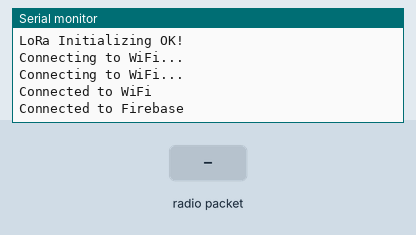
Bench run of a sketch on a simulated ESP32. On the bench: the last lines printed to the serial monitor. The inputs (shaded band) are chosen by the test bench. WiFi joins after 1.5 s; servers stay silent unless stated; no radio packets arrive unless stated.

Above: at 3.3 s.
3.4 s: radio packet "null" arrives
At 4.3 s:
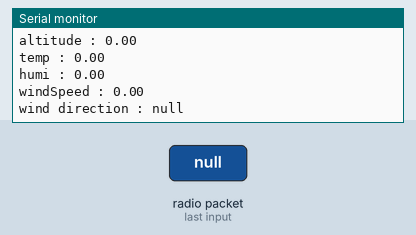
4.9 s: radio packet "5" arrives
At 5.5 s:
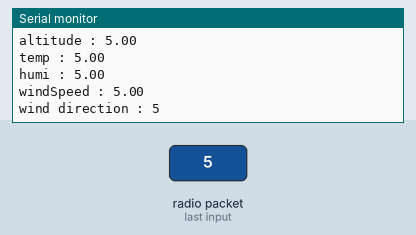

Measured:
- after the input at 3.4 s, the serial monitor: prints a new line at once (image 1)
- after the input at 4.9 s, the serial monitor: prints a new line at once (image 2)

The sketch:

lora_reciver.ino
```cpp
#include <LoRa.h>
#include <SPI.h>
#include <WiFi.h>
#include <FirebaseESP32.h>
FirebaseData firebaseData;

#define ss 5
#define rst 14
#define dio0 2
int UV;
float pressure,altitude,temperature,humidity,windSpeed,fake;
String dir;
// Wi-Fi credentials
const char* ssid = "Avishka";
const char* password = "12345678";

// Firebase credentials
const char* firebaseHost = "allinone-b44b0-default-rtdb.firebaseio.com";
const char* firebaseAuth = "3HfPtW9FeVt1KUXXpHQopPKC9YE7Jk2llLgDts5x";

void setup()
{
  Serial.begin(115200);

  //lora
  while (!Serial);
  Serial.println("LoRa Receiver");

  LoRa.setPins(ss, rst, dio0);    //setup LoRa transceiver module

  while (!LoRa.begin(433E6))     //433E6 - Asia, 866E6 - Europe, 915E6 - North America
  {
    Serial.println(".");
    delay(500);
  }
  LoRa.setSyncWord(0xA5);
  Serial.println("LoRa Initializing OK!");

    // Connect to Wi-Fi
  WiFi.begin(ssid, password);
  while (WiFi.status() != WL_CONNECTED) {
    delay(1000);
    Serial.println("Connecting to WiFi...");
  }
  Serial.println("Connected to WiFi");

   // Connect to Firebase
  Firebase.begin(firebaseHost, firebaseAuth);
  while (!Firebase.beginStream(firebaseData, "/")) {
    Serial.println("Could not connect to Firebase");
    delay(1000);
  }
  Serial.println("Connected to Firebase");
}

void loop()
{
  int packetSize = LoRa.parsePacket();    // try to parse packet
  if (packetSize)
  {

    //Serial.print("Received packet '");
    String receivedDataString = "";
    while (LoRa.available())              // read packet
    {
//      String LoRaData = LoRa.readString();
//      Serial.print(LoRaData);
        receivedDataString += (char)LoRa.read();
    }
//    Serial.print("' with RSSI ");         // print RSSI of packet
//    Serial.println(LoRa.packetRssi());

//    float temperature = receivedDataString.substring(0, receivedDataString.indexOf(',')).toFloat();
//    receivedDataString.remove(0, receivedDataString.indexOf(',') + 1);
//
//    float humidity = receivedDataString.substring(0, receivedDataString.indexOf(',')).toFloat();
//    receivedDataString.remove(0, receivedDataString.indexOf(',') + 1);
//
//    int lightLevel = receivedDataString.toInt();

//''''''''''''''''''''''''''''
    UV = receivedDataString.substring(0, receivedDataString.indexOf(',')).toInt();
    receivedDataString.remove(0, receivedDataString.indexOf(',') + 1);

    pressure = receivedDataString.substring(0, receivedDataString.indexOf(',')).toFloat();
    receivedDataString.remove(0, receivedDataString.indexOf(',') + 1);

    altitude = receivedDataString.substring(0, receivedDataString.indexOf(',')).toFloat();
    receivedDataString.remove(0, receivedDataString.indexOf(',') + 1);

    temperature = receivedDataString.substring(0, receivedDataString.indexOf(',')).toFloat();
    receivedDataString.remove(0, receivedDataString.indexOf(',') + 1);

    humidity = receivedDataString.substring(0, receivedDataString.indexOf(',')).toFloat();
    receivedDataString.remove(0, receivedDataString.indexOf(',') + 1);

    windSpeed = receivedDataString.substring(0, receivedDataString.indexOf(',')).toFloat();
    receivedDataString.remove(0, receivedDataString.indexOf(',') + 1);

    dir = receivedDataString.substring(0, receivedDataString.indexOf(','));
    receivedDataString.remove(0, receivedDataString.indexOf(',') + 1);

    //fake = receivedDataString.toFloat();

  Serial.print("UV index : ");
  Serial.println(UV);
  Serial.print("pressure : ");
  Serial.println(pressure);
  Serial.print("altitude : ");
  Serial.println(altitude);
  Serial.print("temp : ");
  Serial.println(temperature);
  Serial.print("humi : ");
  Serial.println(humidity);
  Serial.print("windSpeed : ");
  Serial.println(windSpeed);
  Serial.print("wind direction : ");
  Serial.println(dir);
  Serial.println();

  Firebase.setInt(firebaseData, "/UV", UV);
  Firebase.setFloat(firebaseData, "/pressure", pressure);
  Firebase.setFloat(firebaseData, "/altitude", altitude);
  Firebase.setFloat(firebaseData, "/temp", temperature);
  Firebase.setFloat(firebaseData, "/humi", humidity);
  Firebase.setFloat(firebaseData, "/windSpeed", windSpeed);
  Firebase.setString(firebaseData, "/winddirection", dir);

if (firebaseData.dataAvailable() && firebaseData.dataType() == "null") {
    Serial.println("Firebase data upload failed");

  }
  // Update Firebase data
//  Firebase.setFloat(firebaseData, "/UV", UV);
//  Firebase.setFloat(firebaseData, "/pressure", pressure);
//  Firebase.setFloat(firebaseData, "/altitude", altitude);
//  Firebase.setInt(firebaseData, "/temp", temperature);
//  Firebase.setInt(firebaseData, "/humi", humidity);
//  Firebase.setInt(firebaseData, "/windSpeed", windSpeed);

  //if (firebaseData.dataAvailable() && firebaseData.dataType() == "null") {
   // Serial.println("Firebase data upload failed");
  }
}
```
